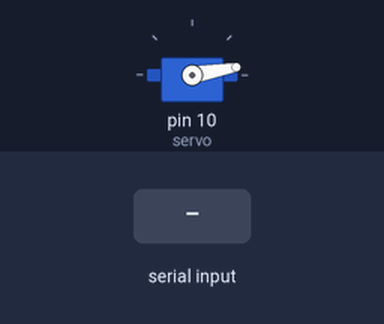
Simulated run of this sketch. Board: Arduino Uno, built with avr-gcc and run on an emulated ATmega328P. Shown: servo. The inputs (shaded band) are chosen by the test bench.

Above: at 1.2 s.
1.3 s: "5" received over Serial
At 2.2 s:
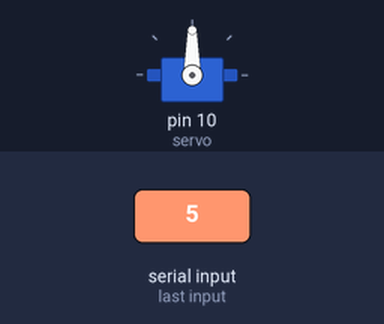
2.8 s: "0" received over Serial
At 3.4 s:
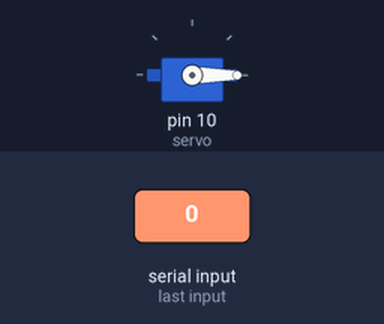
Timing chart, 0 to 5.8 s (numbered marks = the images above; inputs shaded):
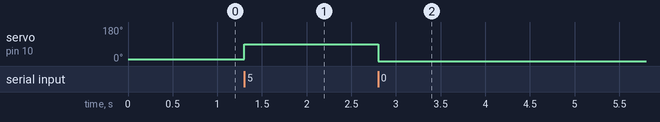

Measured:
- after the input at 1.3 s, servo on pin 10 (servo): 10° → 90° at once
- after the input at 2.8 s, servo on pin 10 (servo): 90° → 0° at once

The sketch:

ServoPy.ino
```cpp
#include <Servo.h>
int InBytes;

Servo servo;
int angle = 10;

void setup() {
  servo.attach(10);
  servo.write(angle);
  Serial.begin(9600);
}


void loop()
{
  if (Serial.available()>0)
  {
    InBytes= Serial.read();
//    angle= InBytes.toInt();
    if(InBytes== '0')
    {
      servo.write(0);
      delay(15);
    }
    if (InBytes== '5')
    {
      servo.write(90);
      delay(15);
    }
  }
}
```
